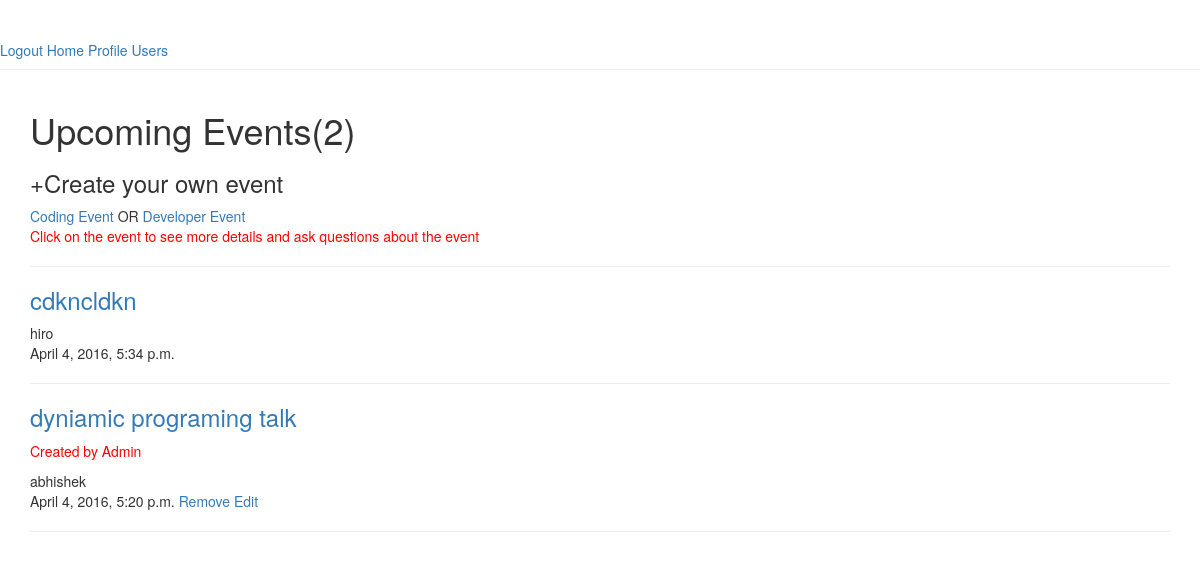
Page /codehub/events/ (signed in) on the earlier database version.
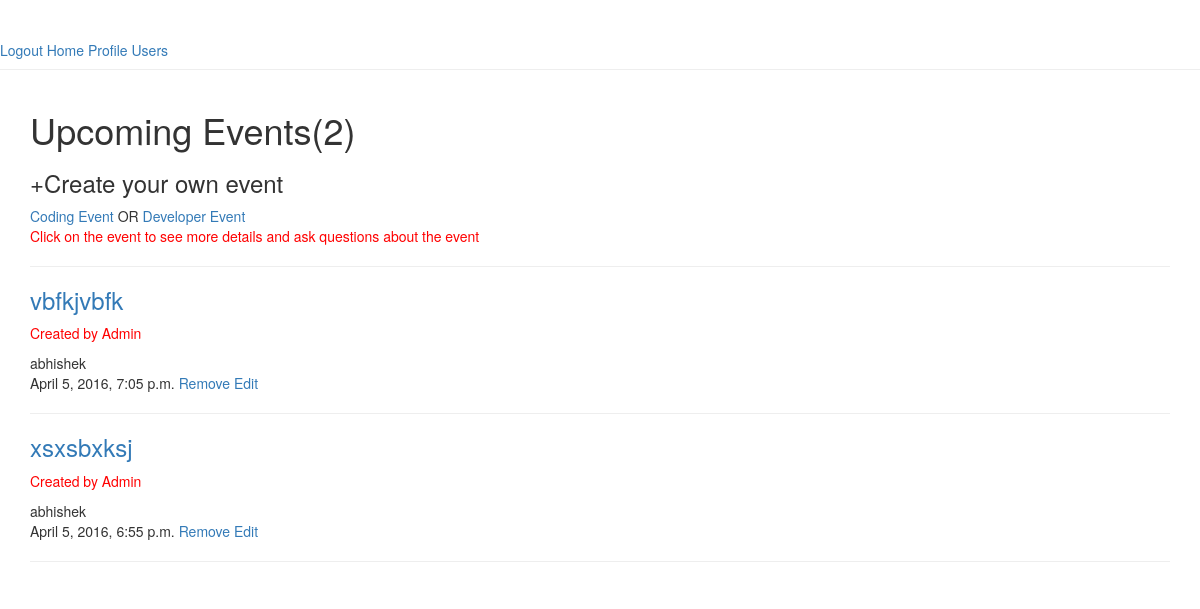
Same page on the later database version.
### app/models.py (models this page shows, shortened)
class CodehubCreateEventModel(models.Model):
    user = models.ForeignKey(User)
    event_heading = models.CharField(max_length = 100)
    event_date = models.DateTimeField(null = True)
    event_venue = models.CharField(max_length = 100)
    event_description = models.CharField(max_length = 200)
    event_for  = models.CharField(max_length = 25)#basic or advanced
    timeStamp = models.DateTimeField()

### app/views.py (the view)
    def wrapper(request,*args,**kwargs):
        if not request.user.is_authenticated():
            return redirect('login_view')
        return func(request,*args,**kwargs)

### app/create_event.py (called while the page is built)
@loginRequired
def codehub_events(request):
    events = CodehubCreateEventModel.objects.all().order_by("-timeStamp")
    return render(request,'codehub/events.html/',{'events':events})

### app/views.py (called while the page is built)
def loginRequired(func):
    def wrapper(request,*args,**kwargs):
        if not request.user.is_authenticated():
            return redirect('login_view')
        return func(request,*args,**kwargs)
    return wrapper

### app/templates/codehub/events.html
{% extends 'base.html' %}
{% block content %}
<h1>Upcoming Events<span>(</span>{{ events.count }}<span>)</span></h1>
<h3>+Create your own event</h3><a href = "{% url 'create_codehub_event' %}" >Coding Event</a> OR <a href = "">Developer Event</a>
<p style="color:red">Click on the event to see more details and ask questions about the event</p>
<hr/>
{% for event in events %}
  <h3><a href = "{% url 'codehub_event_details' event.id %}">{{ event.event_heading }}</a></h3>
  {% if event.user.is_superuser == 1 %}
    <p style = 'color:red'>Created by Admin</p>
  {% endif %}
  {{ event.user.username }}<br/>
  {{ event.timeStamp }}
  {% if event.user.username == user.username %}
    <a href = "{% url 'remove_codehub_event' event.id %}">Remove</a>
    <a href = "{% url 'edit_codehub_event' event.id%}">Edit</a>
  {% endif %}
  <hr/>
{% endfor %}
{% endblock %}

### app/templates/base.html (shortened to what this page needs)
{% load staticfiles %}
<html>
  <head>
    {% load bootstrap3 %}
    {% bootstrap_css %}
  </head>
  <body>
  <div class = 'page-header'>
    {% if user.is_authenticated %}
    <a href="{% url 'logout_view' %}">Logout</a>
    <a href="{% url 'index' %}">Home</a>
    <a href = "{% url 'user_profile' user.id %}">Profile</a>
    <a href = "{% url 'get_users' %}">Users</a>
    {% else %}
    <a href="{% url 'login_view' %}">Login</a>
    <a href="{% url 'register_view' %}">Register</a>
    {% endif %}
  </div>
    <div class="container">
    {% block content %}
    {% endblock %}
    </div>
  </body>
</html>

Differences in the rows shown:
removed CodehubCreateEventModel: event_heading "cdkncldkn", user.username "hiro", timeStamp "April 4, 2016, 5:34 p.m."
removed CodehubCreateEventModel: event_heading "dyniamic programing talk", shows "Created by Admin", user.username "abhishek", timeStamp "April 4, 2016, 5:20 p.m.", shows "Remove"
added CodehubCreateEventModel: event_heading "vbfkjvbfk", shows "Created by Admin", user.username "abhishek", timeStamp "April 5, 2016, 7:05 p.m.", shows "Remove"
added CodehubCreateEventModel: event_heading "xsxsbxksj", shows "Created by Admin", user.username "abhishek", timeStamp "April 5, 2016, 6:55 p.m.", shows "Remove"
